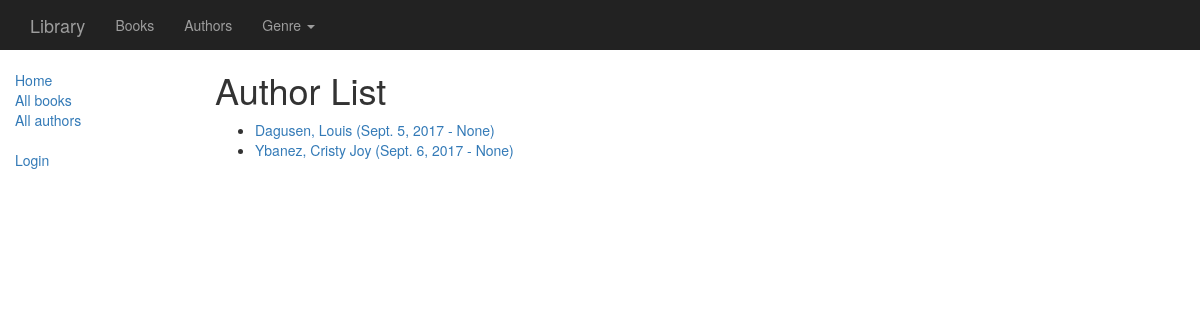
/authors/, run on an earlier commit of the app's database.
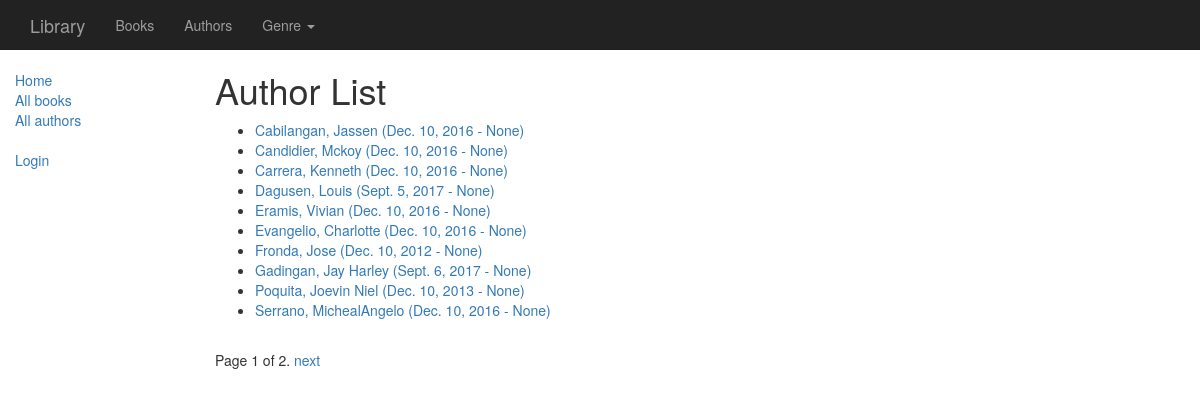
And on a later commit of the database.
### catalog/models.py (models this page shows, shortened)
class Author(models.Model):
    first_name = models.CharField(max_length=100)
    last_name = models.CharField(max_length=100)
    date_of_birth = models.DateField(null=True, blank=True)
    date_of_death = models.DateField('Died', null=True, blank=True)
    def get_absolute_url(self):
        return reverse('author-detail', args=[str(self.id)])
    class Meta:
        ordering = ['last_name']

### catalog/views.py (the view)
# urls.py: url(r'^authors/$', views.AuthorListView.as_view(), name='authors'),
class AuthorListView(generic.ListView):
    model = Author
    paginate_by = 10
    context_object_name = 'author_list'   # your own name for the list as a template variable
    template_name = "author_list.html"  # Specify your own template name/location
    def get_queryset(self):
        return Author.objects.filter(last_name__icontains='')[:] # Get 5 books containing the title war
    def get_context_data(self, **kwargs):
        context = super(AuthorListView, self).get_context_data(**kwargs)
        context['some_data'] = 'This is just some data'
        return context

### catalog/templates/author_list.html (shortened to what this page needs)
{% extends "base_generic.html" %}
{% block content %}
    <h1>Author List</h1>
    {% if author_list %}
    <ul>
      {% for author in author_list %}
      <li>
        <a href="{{ author.get_absolute_url }}">{{ author.last_name }}, {{ author.first_name }} ({{ author.date_of_birth }} - {{ author.date_of_death }})</a>
      </li>
      {% endfor %}
    </ul>
    {% else %}
      <p>There are no books in the library.</p>
    {% endif %}
{% endblock %}

### catalog/templates/base_generic.html (shortened to what this page needs)
<!DOCTYPE html>
<html lang="en">
  <head>
    {% load static %}
    <link rel="stylesheet" href="{% static 'css/bootstrap.min.css' %}">
    <link rel="stylesheet" href="{% static 'css/styles.css' %}">
  </head>
  <header>
      <nav class="navbar navbar-toggleable-md navbar-inverse fixed-top bg-inverse">
        <div class="container">
          <div class="navbar-header">
            <a class="navbar-brand" href="{% url 'index' %}">Library</a>
          </div>
          <div id="navbar" class="navbar-collapse collapse">
            <ul class="nav navbar-nav">
              <li><a href="{% url 'books' %}">Books</a></li>
              <li><a href="{% url 'authors' %}">Authors</a></li>
              <li class="dropdown">
                <a href="#" class="dropdown-toggle" data-toggle="dropdown" role="button" aria-haspopup="true" aria-expanded="false">Genre <span class="caret"></span></a>
              </li>
            </ul>
          </div>
        </div>
      </nav>
  </header>
  <body>
    <div class="container-fluid">
      <div class="row">
        <div class="col-sm-2">
        {% block sidebar %}
        <ul class="sidebar-nav">
            <li><a href="{% url 'index' %}">Home</a></li>
            <li><a href="{% url 'books' %}">All books</a></li>
            <li><a href="{% url 'authors' %}">All authors</a></li>
            <br>
            {% if user.is_authenticated %}
             <li>User: {{ user.get_username }}</li>
             <li><a href="{% url 'my-borrowed' %}">My Borrowed</a></li>
             <li><a href="{% url 'logout'%}">Logout</a></li>
           {% else %}
             <li><a href="{% url 'login'%}">Login</a></li>
           {% endif %}
        </ul>
       {% endblock %}
        </div>
        <div class="col-sm-10 ">
        {% block content %}{% endblock %}
        {% block pagination %}
          {% if is_paginated %}
              <div class="pagination">
                  <span class="page-links">
                      <span class="page-current">
                          Page {{ page_obj.number }} of {{ page_obj.paginator.num_pages }}.
                      </span>
                      {% if page_obj.has_next %}
                          <a href="{{ request.path }}?page={{ page_obj.next_page_number }}">next</a>
                      {% endif %}
                  </span>
              </div>
          {% endif %}
        {% endblock %}
        </div>
      </div>
    </div>
  </body>
</html>

### catalog/static/css/styles.css (style rules this page uses)
.sidebar-nav { margin-top: 20px; padding: 0; list-style: none; }
.navbar { margin: 0; border: 0; border-radius: 0; }

What changed in the data, as far as the page shows it:
no longer on this page (row unchanged): Author: last_name "Ybanez", first_name "Cristy Joy", date_of_birth "Sept. 6, 2017", date_of_death "None"
added Author: last_name "Cabilangan", first_name "Jassen", date_of_birth "Dec. 10, 2016", date_of_death "None"
added Author: last_name "Candidier", first_name "Mckoy", date_of_birth "Dec. 10, 2016", date_of_death "None"
added Author: last_name "Carrera", first_name "Kenneth", date_of_birth "Dec. 10, 2016", date_of_death "None"
added Author: last_name "Eramis", first_name "Vivian", date_of_birth "Dec. 10, 2016", date_of_death "None"
added Author: last_name "Evangelio", first_name "Charlotte", date_of_birth "Dec. 10, 2016", date_of_death "None"
added Author: last_name "Fronda", first_name "Jose", date_of_birth "Dec. 10, 2012", date_of_death "None"
added Author: last_name "Gadingan", first_name "Jay Harley", date_of_birth "Sept. 6, 2017", date_of_death "None"
added Author: last_name "Poquita", first_name "Joevin Niel", date_of_birth "Dec. 10, 2013", date_of_death "None"
added Author: last_name "Serrano", first_name "MichealAngelo", date_of_birth "Dec. 10, 2016", date_of_death "None"
Also different on the page:
{{ page_obj.number }}: (not shown) → "1"
{{ page_obj.paginator.num_pages }}: (not shown) → "2"
text now shown: "Page of . next"
